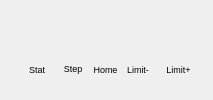
              <widget class="QFrame" name="frame_4">
               <property name="frameShape">
                <enum>QFrame::NoFrame</enum>
               </property>
               <property name="frameShadow">
                <enum>QFrame::Raised</enum>
               </property>
               <layout class="QHBoxLayout">
                <property name="spacing">
                 <number>0</number>
                </property>
                <property name="leftMargin">
                 <number>0</number>
                </property>
                <property name="topMargin">
                 <number>0</number>
                </property>
                <property name="rightMargin">
                 <number>0</number>
                </property>
                <property name="bottomMargin">
                 <number>0</number>
                </property>
                <item>
                 <spacer>
                  <property name="orientation">
                   <enum>Qt::Horizontal</enum>
                  </property>
                  <property name="sizeHint" stdset="0">
                   <size>
                    <width>21</width>
                    <height>20</height>
                   </size>
                  </property>
                 </spacer>
                </item>
                <item>
                 <widget class="QFrame" name="frame_leds">
                  <property name="sizePolicy">
                   <sizepolicy hsizetype="Fixed" vsizetype="Fixed">
                    <horstretch>0</horstretch>
                    <verstretch>0</verstretch>
                   </sizepolicy>
                  </property>
                  <property name="minimumSize">
                   <size>
                    <width>171</width>
                    <height>48</height>
                   </size>
                  </property>
                  <property name="maximumSize">
                   <size>
                    <width>171</width>
                    <height>48</height>
                   </size>
                  </property>
                  <property name="frameShape">
                   <enum>QFrame::NoFrame</enum>
                  </property>
                  <property name="frameShadow">
                   <enum>QFrame::Raised</enum>
                  </property>
                  <widget class="QLabel" name="textLabel1_6_4">
                   <property name="geometry">
                    <rect>
                     <x>40</x>
                     <y>35</y>
                     <width>24</width>
                     <height>16</height>
                    </rect>
                   </property>
                   <property name="font">
                    <font>
                     <pointsize>7</pointsize>
                    </font>
                   </property>
                   <property name="text">
                    <string>&lt;html&gt;&lt;head&gt;&lt;meta name=&quot;qrichtext&quot; content=&quot;1&quot; /&gt;&lt;style type=&quot;text/css&quot;&gt;
p, li { white-space: pre-wrap; }
&lt;/style&gt;&lt;/head&gt;&lt;body style=&quot; font-family:'Sans Serif'; font-size:7pt; font-weight:400; font-style:normal; text-decoration:none;&quot;&gt;
&lt;p style=&quot; margin-top:0px; margin-bottom:0px; margin-left:0px; margin-right:0px; -qt-block-indent:0; text-indent:0px;&quot;&gt;Step&lt;/p&gt;&lt;/body&gt;&lt;/html&gt;</string>
                   </property>
                   <property name="alignment">
                    <set>Qt::AlignCenter</set>
                   </property>
                  </widget>
                  <widget class="Led" name="LedLimitPos">
                   <property name="geometry">
                    <rect>
                     <x>137</x>
                     <y>4</y>
                     <width>24</width>
                     <height>24</height>
                    </rect>
                   </property>
                   <property name="sizePolicy">
                    <sizepolicy hsizetype="Fixed" vsizetype="Fixed">
                     <horstretch>0</horstretch>
                     <verstretch>0</verstretch>
                    </sizepolicy>
                   </property>
                   <property name="minimumSize">
                    <size>
                     <width>24</width>
                     <height>24</height>
                    </size>
                   </property>
                   <property name="maximumSize">
                    <size>
                     <width>24</width>
                     <height>24</height>
                    </size>
                   </property>
                   <property name="palette">
                    <palette>
                     <active>
                      <colorrole role="Base">
                       <brush brushstyle="SolidPattern">
                        <color alpha="255">
                         <red>255</red>
                         <green>255</green>
                         <blue>255</blue>
                        </color>
                       </brush>
                      </colorrole>
                      <colorrole role="Window">
                       <brush brushstyle="SolidPattern">
                        <color alpha="255">
                         <red>85</red>
                         <green>255</green>
                         <blue>127</blue>
                        </color>
                       </brush>
                      </colorrole>
                     </active>
                     <inactive>
                      <colorrole role="Base">
                       <brush brushstyle="SolidPattern">
                        <color alpha="255">
                         <red>255</red>
                         <green>255</green>
                         <blue>255</blue>
                        </color>
                       </brush>
                      </colorrole>
                      <colorrole role="Window">
                       <brush brushstyle="SolidPattern">
                        <color alpha="255">
                         <red>85</red>
                         <green>255</green>
                         <blue>127</blue>
                        </color>
                       </brush>
                      </colorrole>
                     </inactive>
                     <disabled>
                      <colorrole role="Base">
                       <brush brushstyle="SolidPattern">
                        <color alpha="255">
                         <red>85</red>
                         <green>255</green>
                         <blue>127</blue>
                        </color>
                       </brush>
                      </colorrole>
                      <colorrole role="Window">
                       <brush brushstyle="SolidPattern">
                        <color alpha="255">
                         <red>85</red>
                         <green>255</green>
                         <blue>127</blue>
                        </color>
                       </brush>
                      </colorrole>
                     </disabled>
                    </palette>
                   </property>
                  </widget>
                  <widget class="QLabel" name="textLabel1_6_5">
                   <property name="geometry">
                    <rect>
                     <x>8</x>
                     <y>35</y>
                     <width>24</width>
                     <height>16</height>
                    </rect>
                   </property>
                   <property name="font">
                    <font>
                     <pointsize>7</pointsize>
                    </font>
                   </property>
                   <property name="text">
                    <string>Stat</string>
                   </property>
                   <property name="alignment">
                    <set>Qt::AlignLeading|Qt::AlignLeft|Qt::AlignVCenter</set>
                   </property>
                  </widget>
                  <widget class="Led" name="LedHome">
                   <property name="geometry">
                    <rect>
                     <x>72</x>
                     <y>4</y>
                     <width>24</width>
                     <height>24</height>
                    </rect>
                   </property>
                   <property name="sizePolicy">
                    <sizepolicy hsizetype="Fixed" vsizetype="Fixed">
                     <horstretch>0</horstretch>
                     <verstretch>0</verstretch>
                    </sizepolicy>
                   </property>
                   <property name="minimumSize">
                    <size>
                     <width>24</width>
                     <height>24</height>
                    </size>
                   </property>
                   <property name="maximumSize">
                    <size>
                     <width>24</width>
                     <height>24</height>
                    </size>
                   </property>
                   <property name="palette">
                    <palette>
                     <active>
                      <colorrole role="Base">
                       <brush brushstyle="SolidPattern">
                        <color alpha="255">
                         <red>255</red>
                         <green>255</green>
                         <blue>255</blue>
                        </color>
                       </brush>
                      </colorrole>
                      <colorrole role="Window">
                       <brush brushstyle="SolidPattern">
                        <color alpha="255">
                         <red>255</red>
                         <green>255</green>
                         <blue>127</blue>
                        </color>
                       </brush>
                      </colorrole>
                     </active>
                     <inactive>
                      <colorrole role="Base">
                       <brush brushstyle="SolidPattern">
                        <color alpha="255">
                         <red>255</red>
                         <green>255</green>
                         <blue>255</blue>
                        </color>
                       </brush>
                      </colorrole>
                      <colorrole role="Window">
                       <brush brushstyle="SolidPattern">
                        <color alpha="255">
                         <red>255</red>
                         <green>255</green>
                         <blue>127</blue>
                        </color>
                       </brush>
                      </colorrole>
                     </inactive>
                     <disabled>
                      <colorrole role="Base">
                       <brush brushstyle="SolidPattern">
                        <color alpha="255">
                         <red>255</red>
                         <green>255</green>
                         <blue>127</blue>
                        </color>
                       </brush>
                      </colorrole>
                      <colorrole role="Window">
                       <brush brushstyle="SolidPattern">
                        <color alpha="255">
                         <red>255</red>
                         <green>255</green>
                         <blue>127</blue>
                        </color>
                       </brush>
                      </colorrole>
                     </disabled>
                    </palette>
                   </property>
                  </widget>
                  <widget class="QLabel" name="textLabel1_6_3">
                   <property name="geometry">
                    <rect>
                     <x>72</x>
                     <y>35</y>
                     <width>25</width>
                     <height>16</height>
                    </rect>
                   </property>
                   <property name="font">
                    <font>
                     <pointsize>7</pointsize>
                    </font>
                   </property>
                   <property name="text">
                    <string>Home</string>
                   </property>
                   <property name="alignment">
                    <set>Qt::AlignCenter</set>
                   </property>
                  </widget>
                  <widget class="QLabel" name="textLabel1_6">
                   <property name="geometry">
                    <rect>
                     <x>137</x>
                     <y>35</y>
                     <width>41</width>
                     <height>16</height>
                    </rect>
                   </property>
                   <property name="font">
                    <font>
                     <pointsize>7</pointsize>
                    </font>
                   </property>
                   <property name="text">
                    <string>Limit+</string>
                   </property>
                   <property name="alignment">
                    <set>Qt::AlignCenter</set>
                   </property>
                  </widget>
                  <widget class="Led" name="LedStep">
                   <property name="geometry">
                    <rect>
                     <x>40</x>
                     <y>4</y>
                     <width>24</width>
                     <height>24</height>
                    </rect>
                   </property>
                   <property name="sizePolicy">
                    <sizepolicy hsizetype="Fixed" vsizetype="Fixed">
                     <horstretch>0</horstretch>
                     <verstretch>0</verstretch>
                    </sizepolicy>
                   </property>
                   <property name="minimumSize">
                    <size>
                     <width>24</width>
                     <height>24</height>
                    </size>
                   </property>
                   <property name="maximumSize">
                    <size>
                     <width>24</width>
                     <height>24</height>
                    </size>
                   </property>
                   <property name="palette">
                    <palette>
                     <active>
                      <colorrole role="Base">
                       <brush brushstyle="SolidPattern">
                        <color alpha="255">
                         <red>255</red>
                         <green>255</green>
                         <blue>255</blue>
                        </color>
                       </brush>
                      </colorrole>
                      <colorrole role="Window">
                       <brush brushstyle="SolidPattern">
                        <color alpha="255">
                         <red>85</red>
                         <green>255</green>
                         <blue>255</blue>
                        </color>
                       </brush>
                      </colorrole>
                     </active>
                     <inactive>
                      <colorrole role="Base">
                       <brush brushstyle="SolidPattern">
                        <color alpha="255">
                         <red>255</red>
                         <green>255</green>
                         <blue>255</blue>
                        </color>
                       </brush>
                      </colorrole>
                      <colorrole role="Window">
                       <brush brushstyle="SolidPattern">
                        <color alpha="255">
                         <red>85</red>
                         <green>255</green>
                         <blue>255</blue>
                        </color>
                       </brush>
                      </colorrole>
                     </inactive>
                     <disabled>
                      <colorrole role="Base">
                       <brush brushstyle="SolidPattern">
                        <color alpha="255">
                         <red>85</red>
                         <green>255</green>
                         <blue>255</blue>
                        </color>
                       </brush>
                      </colorrole>
                      <colorrole role="Window">
                       <brush brushstyle="SolidPattern">
                        <color alpha="255">
                         <red>85</red>
                         <green>255</green>
                         <blue>255</blue>
                        </color>
                       </brush>
                      </colorrole>
                     </disabled>
                    </palette>
                   </property>
                  </widget>
                  <widget class="Led" name="LedError">
                   <property name="geometry">
                    <rect>
                     <x>8</x>
                     <y>4</y>
                     <width>24</width>
                     <height>24</height>
                    </rect>
                   </property>
                   <property name="sizePolicy">
                    <sizepolicy hsizetype="Fixed" vsizetype="Fixed">
                     <horstretch>0</horstretch>
                     <verstretch>0</verstretch>
                    </sizepolicy>
                   </property>
                   <property name="minimumSize">
                    <size>
                     <width>24</width>
                     <height>24</height>
                    </size>
                   </property>
                   <property name="maximumSize">
                    <size>
                     <width>24</width>
                     <height>24</height>
                    </size>
                   </property>
                   <property name="palette">
                    <palette>
                     <active>
                      <colorrole role="Base">
                       <brush brushstyle="SolidPattern">
                        <color alpha="255">
                         <red>255</red>
                         <green>255</green>
                         <blue>255</blue>
                        </color>
                       </brush>
                      </colorrole>
                      <colorrole role="Window">
                       <brush brushstyle="SolidPattern">
                        <color alpha="255">
                         <red>101</red>
                         <green>148</green>
                         <blue>235</blue>
                        </color>
                       </brush>
                      </colorrole>
                     </active>
                     <inactive>
                      <colorrole role="Base">
                       <brush brushstyle="SolidPattern">
                        <color alpha="255">
                         <red>255</red>
                         <green>255</green>
                         <blue>255</blue>
                        </color>
                       </brush>
                      </colorrole>
                      <colorrole role="Window">
                       <brush brushstyle="SolidPattern">
                        <color alpha="255">
                         <red>101</red>
                         <green>148</green>
                         <blue>235</blue>
                        </color>
                       </brush>
                      </colorrole>
                     </inactive>
                     <disabled>
                      <colorrole role="Base">
                       <brush brushstyle="SolidPattern">
                        <color alpha="255">
                         <red>101</red>
                         <green>148</green>
                         <blue>235</blue>
                        </color>
                       </brush>
                      </colorrole>
                      <colorrole role="Window">
                       <brush brushstyle="SolidPattern">
                        <color alpha="255">
                         <red>101</red>
                         <green>148</green>
                         <blue>235</blue>
                        </color>
                       </brush>
                      </colorrole>
                     </disabled>
                    </palette>
                   </property>
                  </widget>
                  <widget class="Led" name="LedLimitNeg">
                   <property name="geometry">
                    <rect>
                     <x>105</x>
                     <y>4</y>
                     <width>24</width>
                     <height>24</height>
                    </rect>
                   </property>
                   <property name="sizePolicy">
                    <sizepolicy hsizetype="Fixed" vsizetype="Fixed">
                     <horstretch>0</horstretch>
                     <verstretch>0</verstretch>
                    </sizepolicy>
                   </property>
                   <property name="minimumSize">
                    <size>
                     <width>24</width>
                     <height>24</height>
                    </size>
                   </property>
                   <property name="maximumSize">
                    <size>
                     <width>24</width>
                     <height>24</height>
                    </size>
                   </property>
                   <property name="palette">
                    <palette>
                     <active>
                      <colorrole role="Base">
                       <brush brushstyle="SolidPattern">
                        <color alpha="255">
                         <red>255</red>
                         <green>255</green>
                         <blue>255</blue>
                        </color>
                       </brush>
                      </colorrole>
                      <colorrole role="Window">
                       <brush brushstyle="SolidPattern">
                        <color alpha="255">
                         <red>255</red>
                         <green>85</green>
                         <blue>255</blue>
                        </color>
                       </brush>
                      </colorrole>
                     </active>
                     <inactive>
                      <colorrole role="Base">
                       <brush brushstyle="SolidPattern">
                        <color alpha="255">
                         <red>255</red>
                         <green>255</green>
                         <blue>255</blue>
                        </color>
                       </brush>
                      </colorrole>
                      <colorrole role="Window">
                       <brush brushstyle="SolidPattern">
                        <color alpha="255">
                         <red>255</red>
                         <green>85</green>
                         <blue>255</blue>
                        </color>
                       </brush>
                      </colorrole>
                     </inactive>
                     <disabled>
                      <colorrole role="Base">
                       <brush brushstyle="SolidPattern">
                        <color alpha="255">
                         <red>255</red>
                         <green>85</green>
                         <blue>255</blue>
                        </color>
                       </brush>
                      </colorrole>
                      <colorrole role="Window">
                       <brush brushstyle="SolidPattern">
                        <color alpha="255">
                         <red>255</red>
                         <green>85</green>
                         <blue>255</blue>
                        </color>
                       </brush>
                      </colorrole>
                     </disabled>
                    </palette>
                   </property>
                  </widget>
                  <widget class="QLabel" name="textLabel1_6_2">
                   <property name="geometry">
                    <rect>
                     <x>105</x>
                     <y>35</y>
                     <width>24</width>
                     <height>16</height>
                    </rect>
                   </property>
                   <property name="font">
                    <font>
                     <pointsize>7</pointsize>
                    </font>
                   </property>
                   <property name="text">
                    <string>Limit-</string>
                   </property>
                   <property name="alignment">
                    <set>Qt::AlignCenter</set>
                   </property>
                  </widget>
                 </widget>
                </item>
                <item>
                 <spacer>
                  <property name="orientation">
                   <enum>Qt::Horizontal</enum>
                  </property>
                  <property name="sizeHint" stdset="0">
                   <size>
                    <width>21</width>
                    <height>20</height>
                   </size>
                  </property>
                 </spacer>
                </item>
               </layout>
              </widget>
